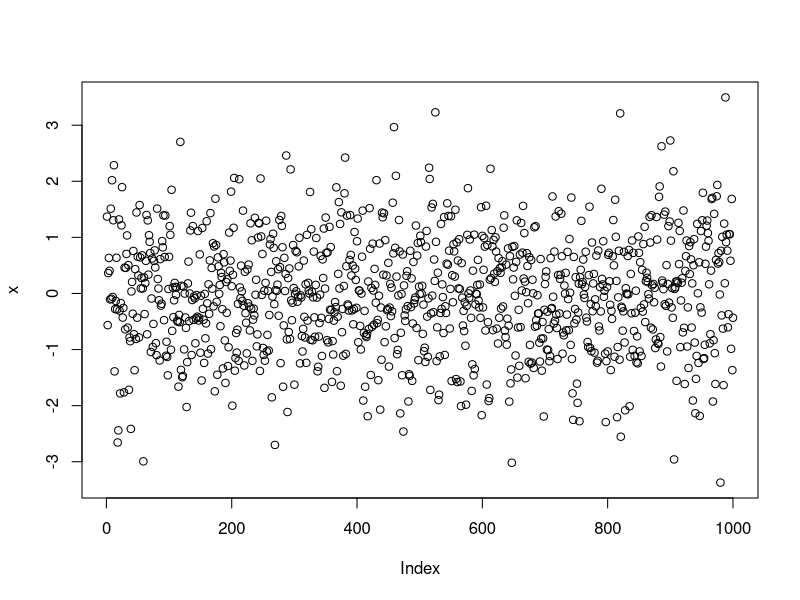
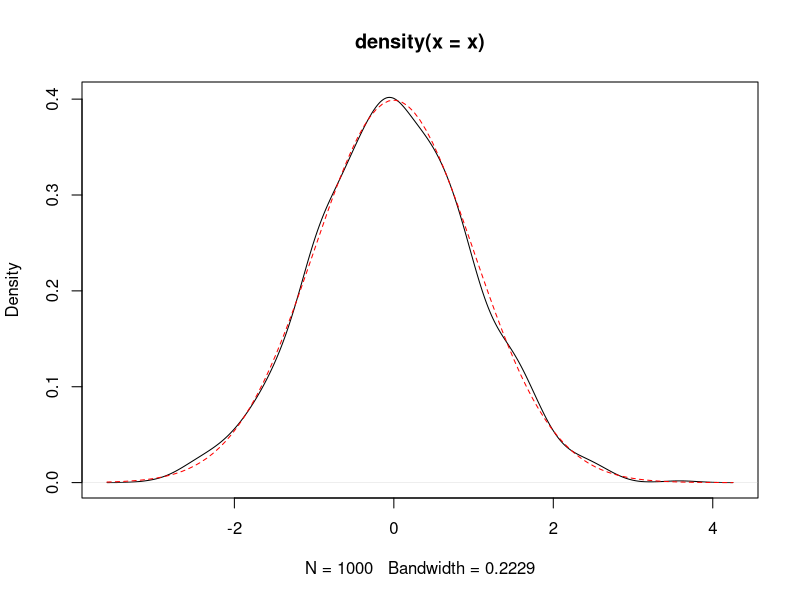
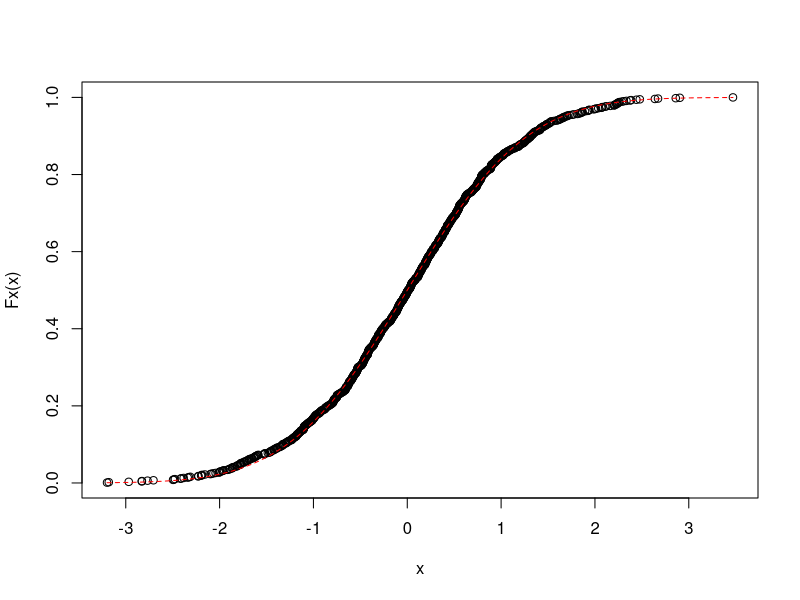
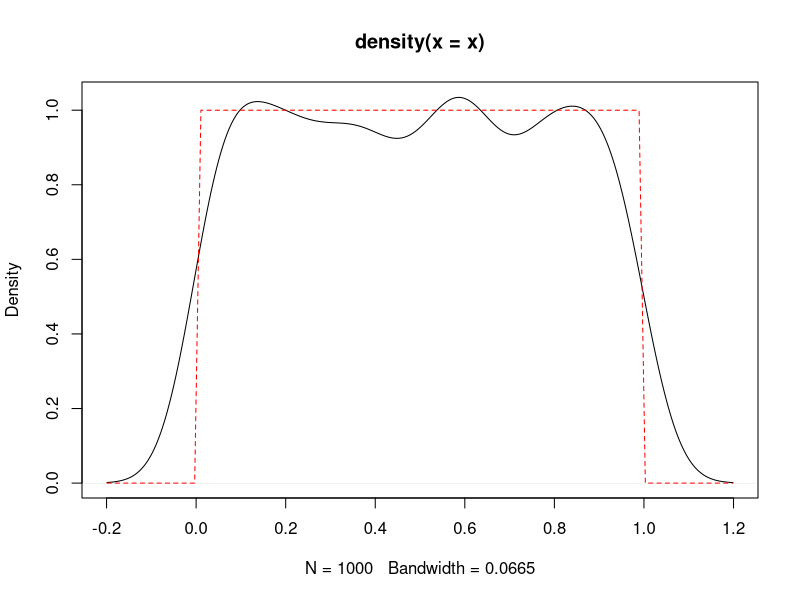
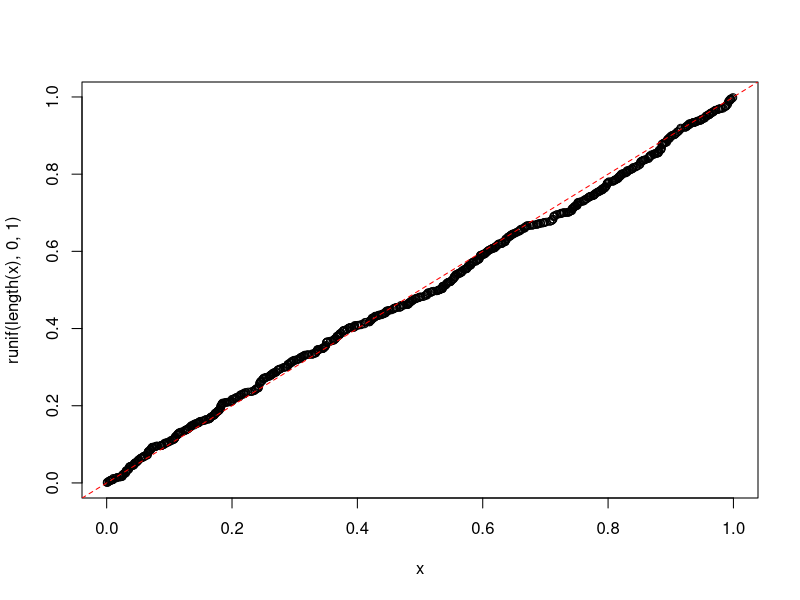
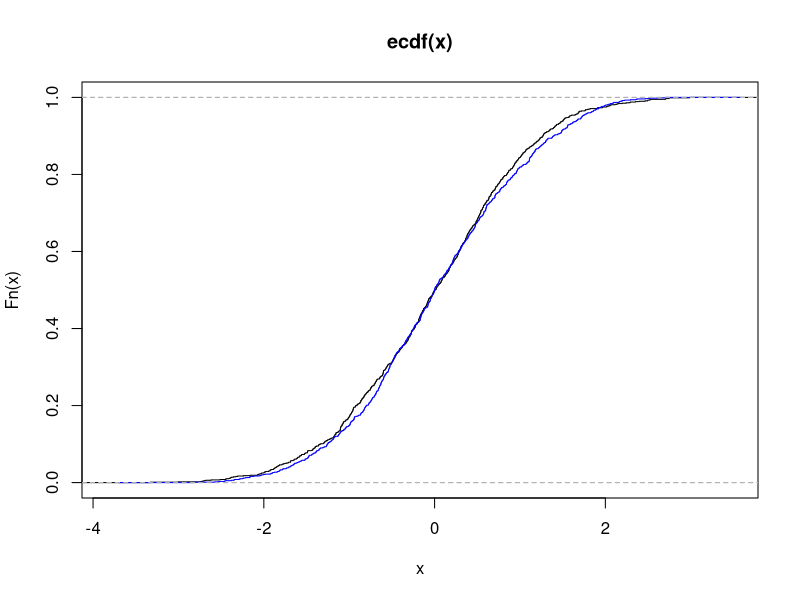
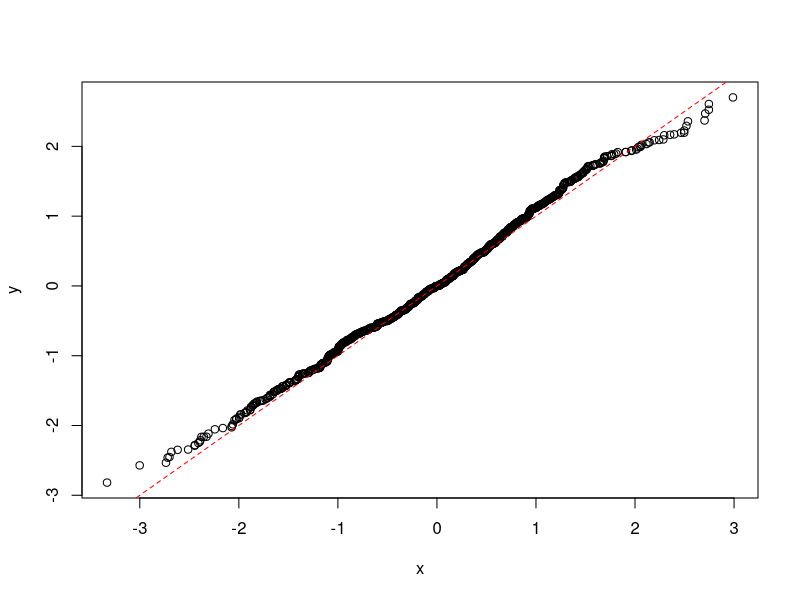
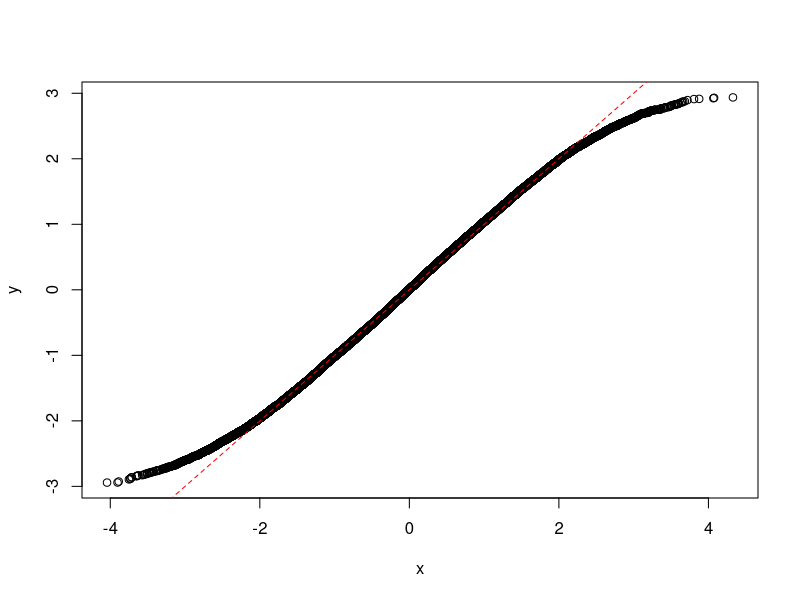

Recreate these plots in R, in order.
## ---- chunk 1
knitr::opts_chunk$set(fig.align = "center")
set.seed(42)
## ---- chunk 2
# This is a comment

# Simple operation
2^10 - 24
## ---- chunk 3
# Assignation 
x <- 1
x = 1

## ---- chunk 4
# Two commands in the same line
x <- 2^10 - 24; x
## ---- chunk 5
# Simple sequence creation
x <- 1:10; x

# More complex sequence creation by using seq(first, last, step) function
y <- seq(1, 2, 0.1); y

# Sequence made up as a concatenation of different parts (1, 5, and seq(100, 110, 2)).
z <- c(1, 5, seq(100, 110, 2)); z
## ---- chunk 6
# Sequence creation
x <- 1:10;

# Accessing first value of the sequence
x[1]

## ---- chunk 7
# Display help about concatenation function
? seq

## ---- chunk 8
#  - n:     number of values of fibonacci sequence to be calculated                                   (required)
#  - full:  indicates whether we want the function to return the full sequence or just the n-th value (optional)  DEFAULT=FALSE
fibonacci <- function(n, full=FALSE) {
  # We reserve some memory for a numerical vector of length n
  fibvals <- numeric(n)
  
  # First two values of Fibonacci's sequence
  fibvals[1] <- 1
  fibvals[2] <- 1
  
  # Loop to compute the next values
  if (n > 2) {
    x <- 3:n
    for (i in x) { 
      fibvals[i] <- fibvals[i-1] + fibvals[i-2]
    }
    
  }
  
  # Default behaviour: return just the n-th value
  if (!full) {
    return(fibvals[n])
  } 
  # If full=TRUE, return the whole sequence
  else {
    return(fibvals)
  }
}

# Just the 10-th element
fibonacci(10)
 # The whole series until the 10-th element
fibonacci(10, TRUE)
## ---- chunk 9
? distributions
## ---- chunk 10
# Random number generation from a normal distribution
x <- rnorm(1000, 0, 1)

# Representation of the results
plot(x)
## ---- chunk 11
mean(x)
median(x)
var(x)
sd(x)
## ---- chunk 12
summary(x)
## ---- chunk 13
# Empirical
## Random number generation (from a normal distribution)
x <- rnorm(1000, 0, 1)
## Representation of the density function of the generated values
plot(density(x))

# Theoretical
## We now overlap the theoretical density function of an N(0,1) using dnrom function.
##    - add=TRUE  overlaps the curve to the latest plot already generated (instead of generating a new one)
##    - col="red" color of the line
##    - lty=2     shape of the line
curve(dnorm(x, 0, 1), add=TRUE, lty=2, col="red")
## ---- chunk 14
# Empirical CDF
x <- rnorm(1000, 0, 1)
Fx <- ecdf(x)
plot(x, Fx(x))

# And overlap the theoretical F(x) using pnorm function
curve(pnorm(x, 0, 1), add=TRUE, lty=2, col="red")
## ---- chunk 15
# Empirical
x <- runif(1000, 0, 1)
plot(density(x))

# Theoretical
curve(dunif(x, 0, 1), add=TRUE, lty=2, col="red")
## ---- chunk 16
# Q-Q plot generation
qqplot(x, runif(length(x), 0, 1))

# Plots a line with zero offset and slope 1
abline(0, 1, lty=2, col="red")
## ---- chunk 17
x <- rnorm(1000, 0, 1)
y <- runif(1000, -1, 1) + runif(1000, -1, 1) + runif(1000, -1, 1)
## ---- chunk 18
plot(ecdf(x))
lines(ecdf(y), col='blue')
## ---- chunk 19
qqplot(x, y)
abline(0, 1, lty=2, col="red")
## ---- chunk 20
x <- rnorm(100000, 0, 1)
y <- runif(100000, -1, 1) + runif(100000, -1, 1) + runif(100000, -1, 1)
qqplot(x, y)
abline(0, 1, lty=2, col="red")
## ---- chunk 21
# Function to generate healthy/ill data
population <- function(n) {
  # Vector (TRUE/FALSE)
  sick <- runif(n) < 0.0001
  people_df <- data.frame(sick)
  return(people_df)
}

# Next, we specify a function that emulates the result of a test
# with the performance described above
test <- function(people_df, sensitivity, specificity) {
  random <- runif(nrow(people_df))
  people_df$testedPositive <- (people_df$sick & (random < sensitivity)) |
                           (!people_df$sick & (random > specificity))
  return(people_df)
}

# We generate a population similar in size to Madrid
madrid <- population(3000000)
# The result is a one-column data frame storing who is sick
head(madrid)

# Everybody is tested
madrid <- test(madrid, 0.99, 0.99)
# A new column indicates whether each test was positive
head(madrid)

# And now we compute the amount of individuals with the illness that got
# a positive result form the test
positive <- subset(madrid, testedPositive)
positiveAndSick <- subset(madrid, testedPositive & sick)
nrow(positiveAndSick) / nrow(positive)
## ---- chunk 22
# Total number of samples to be generated
N <- 1000
# Generate a vector of samples
pkts <- sample(c(
  runif(0.05 * N, 50, 150),
  runif(0.60 * N, 1000, 1500),
  rexp (0.25 * N, 1/1000),
  rnorm(0.10 * N, 800, 100)
))
## ---- chunk 23
plot(density(pkts))
abline(v=mean(pkts), lty=2, col="red")
mean(pkts)
## ---- chunk 24
# Calculates the average of the sample
gen <- function(i) {
  pkts <- sample(c(
    runif(0.05 * N, 50, 150),
    runif(0.60 * N, 1000, 1500),
    rexp (0.25 * N, 1/1000),
    rnorm(0.10 * N, 800, 100)
  ))
  return(mean(pkts))
}
# Sapply method calls 1000 times gen() method, storing all the results in a vector
pkts_avgs <- sapply(1:1000, gen)
## ---- chunk 25
plot(density(pkts_avgs))
## ---- chunk 26
mean(pkts_avgs)
## ---- chunk 27
t <- t.test(pkts_avgs)
t
# Solution: 1085
plot(density(pkts_avgs))
abline(v=t$estimate, lty=2, col="red")
abline(v=t$conf.int)
## ---- chunk 28
u1 <- runif(1000, 0, 1)
u2 <- runif(1000, 0, 1)

umin <- pmin(u1, u2)
plot(density(umin))
## ---- chunk 29
mean(umin)
## ---- chunk 30
f <- function(i){
  u1 <- runif(1000, 0, 1)
  u2 <- runif(1000, 0, 1)
  return(mean(pmin(u1, u2)))  
}
out <- sapply(1:1000, f)
t <- t.test(out)
t
## ---- chunk 31
N <- 10000
delay <- sample(c(
    runif(0.40 * N, 10, 70),
    rexp (0.60 * N, 1/30)
  ))
plot(density(delay))
## ---- chunk 32
mean(delay)
## ---- chunk 33
delay50 <- delay[delay>50]
plot(density(delay50))
## ---- chunk 34
mean(delay50)
## ---- chunk 35
delay_threshold <- 50
lambda <- 1/30
get_avg <- function(x){
  u1 <- runif(4000, 10, 70)
  e1 <- rexp(6000, lambda)
  u1 <- u1[u1>50]
  e1 <- e1[e1>50]
  # combine and randomize generated data
  samples <- sample(c(u1, e1))
  return(mean(samples))
}

average <- sapply(1:1000, get_avg)
mean(average)
